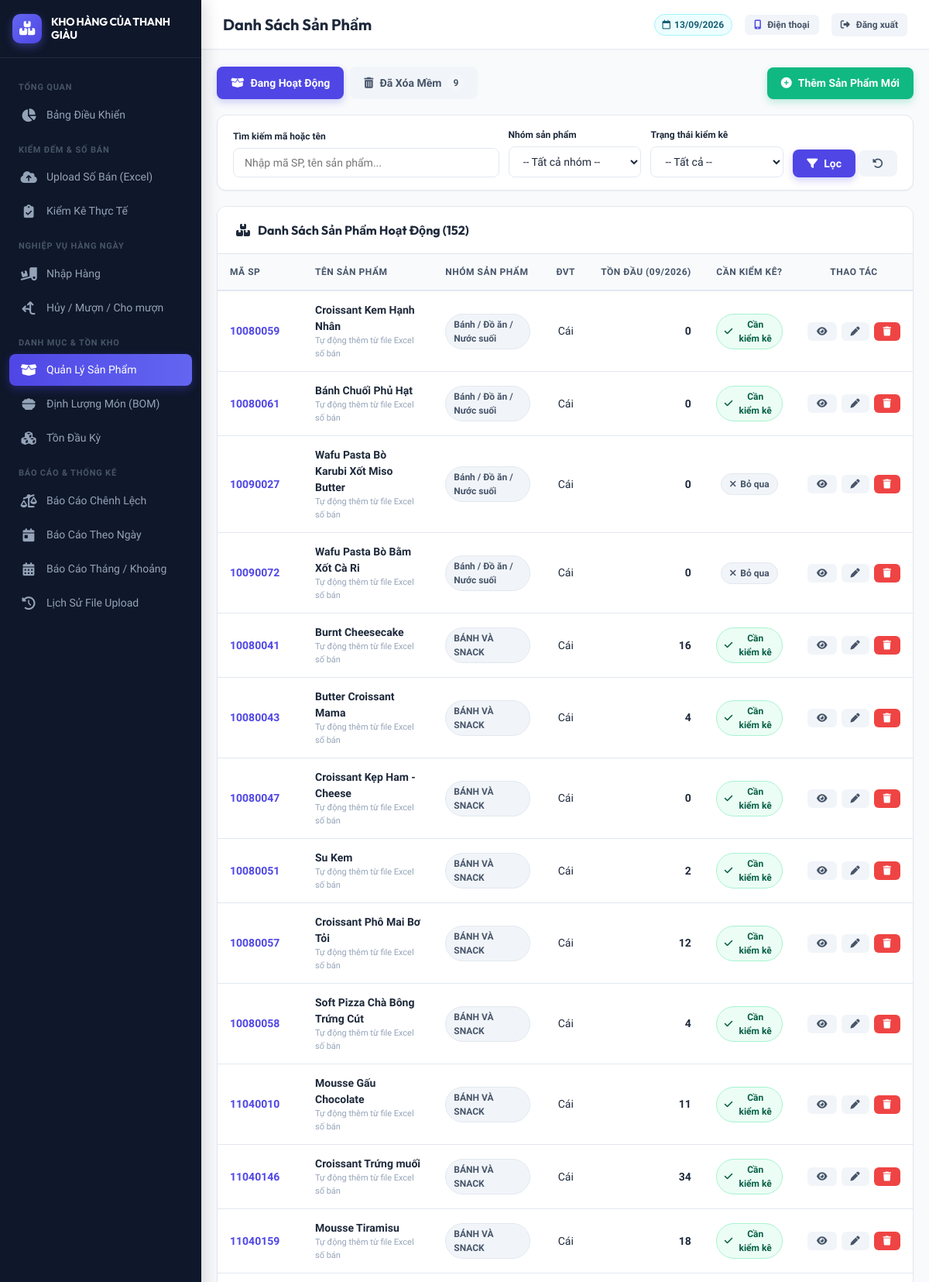
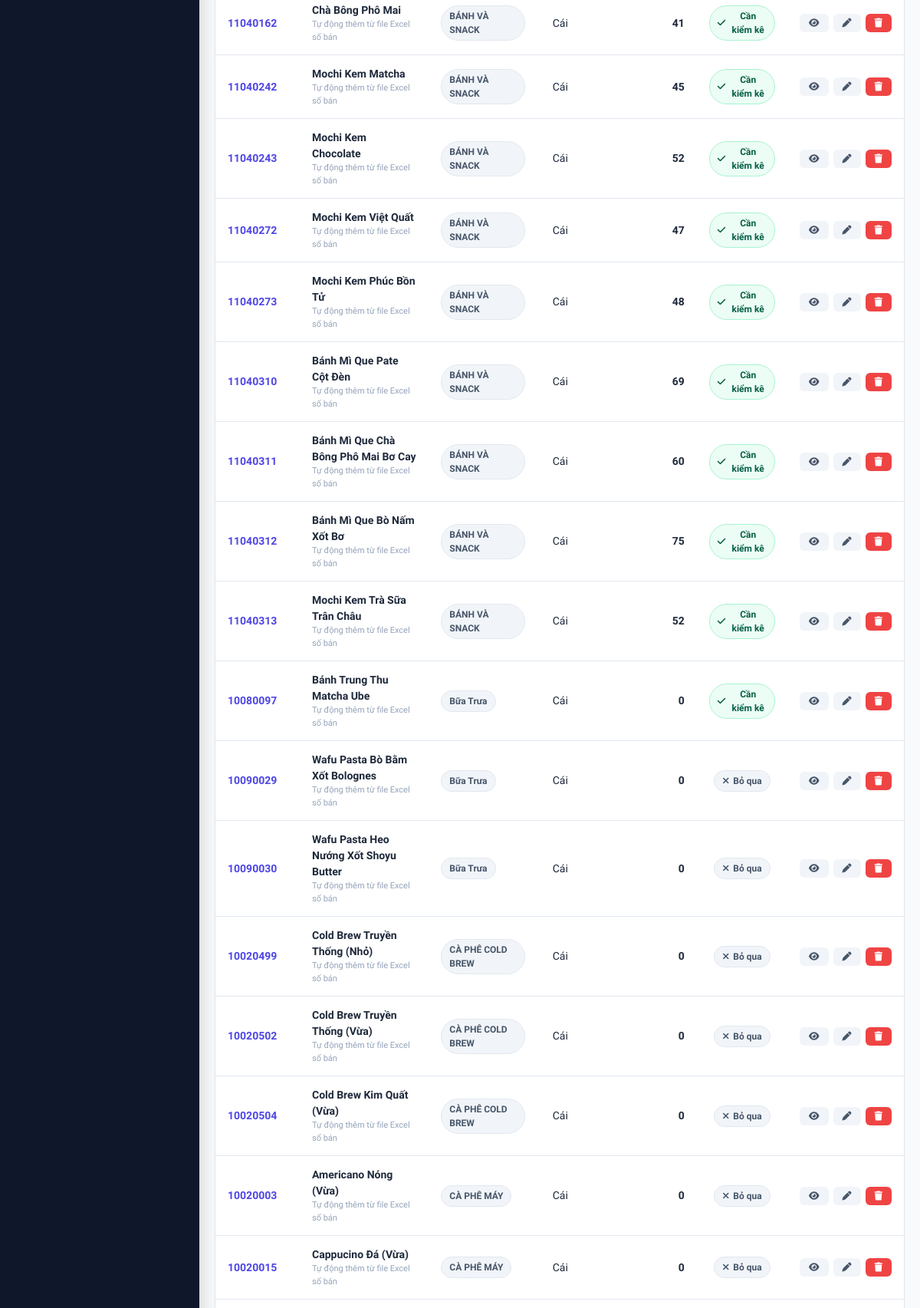
The app's page /sanpham/danh_sach.php (signed in, upper part) with its own data (2 pictures, top to bottom).
### tables this page shows
CREATE TABLE `san_pham` (
  `id` int(11) NOT NULL AUTO_INCREMENT,
  `ma_sp` varchar(50) NOT NULL,
  `ten_sp` varchar(255) NOT NULL,
  `nhom_sp` varchar(100) NOT NULL COMMENT 'B??nh, ????? ??n, N?????c su???i, ????? u???ng pha ch???...',
  `don_vi_tinh` varchar(50) NOT NULL DEFAULT 'C??i',
  `can_kiem_ke` tinyint(1) NOT NULL DEFAULT 1 COMMENT '1: C???n ki???m k??, 0: B??? qua khi ki???m k??',
  `trang_thai` tinyint(1) NOT NULL DEFAULT 1 COMMENT '1: Ho???t ?????ng, 0: ???? x??a m???m',
  `ghi_chu` text DEFAULT NULL,
  `created_at` datetime NOT NULL DEFAULT current_timestamp(),
  `updated_at` datetime DEFAULT NULL ON UPDATE current_timestamp(),
  PRIMARY KEY (`id`),
  UNIQUE KEY `ma_sp` (`ma_sp`),
  KEY `idx_ma_sp` (`ma_sp`),
  KEY `idx_can_kiem_ke` (`can_kiem_ke`),
  KEY `idx_trang_thai` (`trang_thai`)
);

### includes/functions.php (called while the page is built, shortened)
<?php
function formatNumber($number, $decimals = 2) {
    $val = (float)$number;
    if (floor($val) == $val) {
        return number_format($val, 0, ',', '.');
    }
    return rtrim(rtrim(number_format($val, $decimals, ',', '.'), '0'), ',');
}

### sanpham/danh_sach.php (the view, shortened to what this page needs)
<?php
require_once __DIR__ . '/../includes/functions.php';
$db = getDB();
$tab = $_GET['tab'] ?? 'active';
$search = trim($_GET['search'] ?? '');
$where = [];
$params = [];
if ($tab === 'deleted') {
    $where[] = "sp.trang_thai = 0";
} else {
    $where[] = "sp.trang_thai = 1";
}
$whereSql = implode(' AND ', $where);
$sql = "
    SELECT sp.*, COALESCE(td.so_luong, 0) AS ton_dau_hien_tai
    FROM san_pham sp
    LEFT JOIN ton_dau td ON td.san_pham_id = sp.id AND td.ky_kiem_ke = :ky_kiem_ke
    WHERE $whereSql
    ORDER BY sp.nhom_sp ASC, sp.ma_sp ASC
";
$params['ky_kiem_ke'] = date('Y-m');
$stmt = $db->prepare($sql);
$stmt->execute($params);
$sanPhamList = $stmt->fetchAll();
$countDeleted = $db->query("SELECT COUNT(*) FROM san_pham WHERE trang_thai = 0")->fetchColumn();
require_once __DIR__ . '/../import/filter_inventory_products.php';
$stmtInv = $db->query("SELECT id, ma_sp, ten_sp FROM san_pham WHERE can_kiem_ke = 1 AND trang_thai = 1");
$invCleanMap = [];
while ($inv = $stmtInv->fetch()) {
    $cn = mb_strtolower(cleanDishSizeAndPlatform($inv['ten_sp']), 'UTF-8');
    $invCleanMap[$cn] = $inv;
    $invCleanMap[removeVietnameseTonesHelper($cn)] = $inv;
}
include __DIR__ . '/../includes/header.php';
?>
<div style="display: flex; justify-content: space-between; align-items: center; margin-bottom: 20px; flex-wrap: wrap; gap: 12px;">
    <div style="display: flex; gap: 8px;">
        <a href="?tab=active" class="btn <?= $tab === 'active' ? 'btn-primary' : 'btn-secondary' ?>">
            <i class="fa-solid fa-box-open"></i> Đang Hoạt Động
        </a>
        <a href="?tab=deleted" class="btn <?= $tab === 'deleted' ? 'btn-danger' : 'btn-secondary' ?>">
            <i class="fa-solid fa-trash-can"></i> Đã Xóa Mềm
            <?php if ($countDeleted > 0): ?>
                <span class="badge" style="background: rgba(255,255,255,0.25); color: inherit; padding: 2px 7px;"><?= $countDeleted ?></span>
            <?php endif; ?>
        </a>
    </div>
    <a href="<?= BASE_URL ?>/sanpham/them.php" class="btn btn-success">
        <i class="fa-solid fa-circle-plus"></i> Thêm Sản Phẩm Mới
    </a>
</div>
<div class="card" style="margin-bottom: 20px;">
    <div class="card-body" style="padding: 16px 20px;">
        <form method="GET" action="" style="display: flex; gap: 12px; flex-wrap: wrap; align-items: flex-end;">
            <div style="flex: 2; min-width: 200px;">
                <label class="form-label" style="font-size: 12px;">Tìm kiếm mã hoặc tên</label>
                <input type="text" name="search" class="form-control" placeholder="Nhập mã SP, tên sản phẩm..." value="<?= htmlspecialchars($search) ?>">
            </div>
            <div style="flex: 1; min-width: 150px;">
                <label class="form-label" style="font-size: 12px;">Nhóm sản phẩm</label>
                <select name="nhom" class="form-control">
                    <option value="">-- Tất cả nhóm --</option>
                </select>
            </div>
            <div style="flex: 1; min-width: 150px;">
                <label class="form-label" style="font-size: 12px;">Trạng thái kiểm kê</label>
                <select name="kiem_ke" class="form-control">
                    <option value="">-- Tất cả --</option>
                </select>
            </div>
            <div>
                <button type="submit" class="btn btn-primary">
                    <i class="fa-solid fa-filter"></i> Lọc
                </button>
                <a href="?tab=<?= $tab ?>" class="btn btn-secondary">
                    <i class="fa-solid fa-rotate-left"></i>
                </a>
            </div>
        </form>
    </div>
</div>
<div class="card">
    <div class="card-header">
        <h2 class="card-title">
            <i class="fa-solid fa-boxes-stacked"></i>
            <?= $tab === 'deleted' ? 'Danh Sách Sản Phẩm Đã Xóa Mềm' : 'Danh Sách Sản Phẩm Hoạt Động' ?> (<?= count($sanPhamList) ?>)
        </h2>
    </div>
    <div class="card-body" style="padding: 0;">
        <div class="table-responsive">
            <table class="table">
                <thead>
                    <tr>
                        <th style="width: 110px;">Mã SP</th>
                        <th>Tên Sản Phẩm</th>
                        <th>Nhóm Sản Phẩm</th>
                        <th style="text-align: center;">ĐVT</th>
                        <th style="text-align: right;">Tồn Đầu (<?= date('m/Y') ?>)</th>
                        <th style="text-align: center;">Cần Kiểm Kê?</th>
                        <th style="text-align: center; width: 140px;">Thao Tác</th>
                    </tr>
                </thead>
                <tbody>
                    <?php if (empty($sanPhamList)): ?>
                        <tr>
                            <td colspan="7" style="text-align: center; padding: 30px; color: var(--text-muted);">
                                Không tìm thấy sản phẩm nào phù hợp điều kiện lọc.
                            </td>
                        </tr>
                    <?php else: ?>
                        <?php foreach ($sanPhamList as $sp):
                            $isPlt = preg_match('/^(PLT|GRAB|SHOPEE|BAEMIN)\s+/ui', $sp['ten_sp']) || strcasecmp($sp['nhom_sp'], 'Platform') === 0;
                            $cleanName = cleanDishSizeAndPlatform($sp['ten_sp']);
                            $normName = mb_strtolower($cleanName, 'UTF-8');
                            $normNoTone = removeVietnameseTonesHelper($normName);
                            $linkedParent = null;
                            if ($isPlt && (int)$sp['can_kiem_ke'] === 0) {
                                if (isset($invCleanMap[$normName]) && (int)$invCleanMap[$normName]['id'] !== (int)$sp['id']) {
                                    $linkedParent = $invCleanMap[$normName];
                                } elseif (isset($invCleanMap[$normNoTone]) && (int)$invCleanMap[$normNoTone]['id'] !== (int)$sp['id']) {
                                    $linkedParent = $invCleanMap[$normNoTone];
                                }
                            }
                        ?>
                            <tr>
                                <td><strong style="color: var(--primary);"><?= htmlspecialchars($sp['ma_sp']) ?></strong></td>
                                <td>
                                    <div style="font-weight: 600;"><?= htmlspecialchars($sp['ten_sp']) ?></div>
                                    <?php if ($linkedParent): ?>
                                        <div style="font-size: 11px; color: #4338ca; margin-top: 4px; font-weight: 600; background: #eef2ff; padding: 2px 8px; border-radius: 4px; display: inline-flex; align-items: center; gap: 5px; border: 1px solid #c7d2fe;">
                                            <i class="fa-solid fa-code-merge"></i> Tự động gộp số bán vào: <strong>[<?= htmlspecialchars($linkedParent['ma_sp']) ?>] <?= htmlspecialchars($linkedParent['ten_sp']) ?></strong>
                                        </div>
                                    <?php elseif (!empty($sp['ghi_chu'])): ?>
                                        <div style="font-size: 11px; color: var(--text-muted);"><?= htmlspecialchars($sp['ghi_chu']) ?></div>
                                    <?php endif; ?>
                                </td>
                                <td><span class="badge badge-secondary"><?= htmlspecialchars($sp['nhom_sp']) ?></span></td>
                                <td style="text-align: center;"><?= htmlspecialchars($sp['don_vi_tinh']) ?></td>
                                <td style="text-align: right; font-weight: 600;"><?= formatNumber($sp['ton_dau_hien_tai']) ?></td>
                                <td style="text-align: center;">
                                    <?php if ($sp['can_kiem_ke'] == 1): ?>
                                        <span class="badge badge-success"><i class="fa-solid fa-check"></i> Cần kiểm kê</span>
                                    <?php elseif ($linkedParent): ?>
                                        <span class="badge" style="background: #eef2ff; color: #4338ca; border: 1px solid #c7d2fe;" title="Món bán trên app - Số bán sẽ tự động cộng dồn vào món gốc trong kho">
                                            <i class="fa-solid fa-link"></i> Đã gộp kho
                                        </span>
                                    <?php else: ?>
                                        <span class="badge badge-secondary"><i class="fa-solid fa-xmark"></i> Bỏ qua</span>
                                    <?php endif; ?>
                                </td>
                                <td style="text-align: center;">
                                    <?php if ($tab === 'deleted'): ?>
                                        <a href="<?= BASE_URL ?>/sanpham/khoi_phuc.php?id=<?= $sp['id'] ?>" class="btn btn-success btn-sm" onclick="return confirm('Bạn có chắc chắn muốn khôi phục sản phẩm [<?= htmlspecialchars($sp['ma_sp']) ?>] về trạng thái hoạt động?');" title="Khôi phục sản phẩm">
                                            <i class="fa-solid fa-trash-can-arrow-up"></i> Khôi Phục
                                        </a>
                                    <?php else: ?>
                                        <div style="display: inline-flex; gap: 6px;">
                                            <a href="<?= BASE_URL ?>/sanpham/chi_tiet.php?id=<?= $sp['id'] ?>" class="btn btn-secondary btn-sm" title="Lịch sử sản phẩm">
                                                <i class="fa-solid fa-eye"></i>
                                            </a>
                                            <a href="<?= BASE_URL ?>/sanpham/sua.php?id=<?= $sp['id'] ?>" class="btn btn-secondary btn-sm" title="Sửa sản phẩm">
                                                <i class="fa-solid fa-pen"></i>
                                            </a>
                                            <a href="<?= BASE_URL ?>/sanpham/xoa.php?id=<?= $sp['id'] ?>" class="btn btn-danger btn-sm" onclick="return confirm('Bạn có chắc muốn xóa mềm sản phẩm này? Lịch sử số bán và báo cáo cũ vẫn sẽ được giữ nguyên an toàn.');" title="Xóa mềm">
                                                <i class="fa-solid fa-trash"></i>
                                            </a>
                                        </div>
                                    <?php endif; ?>
                                </td>
                            </tr>
                        <?php endforeach; ?>
                    <?php endif; ?>
                </tbody>
            </table>
        </div>
    </div>
</div>
<?php include __DIR__ . '/../includes/footer.php'; ?>

### assets/css/style.css (style rules this page uses)
:root { --primary: #4f46e5; --primary-hover: #4338ca; --primary-light: #eef2ff; --secondary: #64748b; --success: #10b981; --success-light: #ecfdf5; --danger: #ef4444; --danger-light: #fef2f2; --warning: #f59e0b; --warning-light: #fffbeb; --info: #06b6d4; --info-light: #ecfeff; --bg-main: #f8fafc; --bg-card: #ffffff; --bg-sidebar: #0f172a; --sidebar-text: #94a3b8; --sidebar-active: #ffffff; --text-primary: #1e293b; --text-secondary: #64748b; --text-muted: #94a3b8; --border-color: #e2e8f0; --border-radius-sm: 8px; --border-radius: 12px; --border-radius-lg: 16px; --shadow-sm: 0 1px 2px 0 rgba(0, 0, 0, 0.05); --shadow: 0 4px 6px -1px rgba(0, 0, 0, 0.07), 0 2px 4px -2px rgba(0, 0, 0, 0.05); --shadow-md: 0 10px 15px -3px rgba(0, 0, 0, 0.08), 0 4px 6px -4px rgba(0, 0, 0, 0.03); --shadow-lg: 0 20px 25px -5px rgba(0, 0, 0, 0.1), 0 8px 10px -6px rgba(0, 0, 0, 0.05); --font-main: 'Be Vietnam Pro', sans-serif; --font-heading: 'Outfit', 'Be Vietnam Pro', sans-serif; }
* { box-sizing: border-box; margin: 0; padding: 0; }
body { font-family: var(--font-main); background-color: var(--bg-main); color: var(--text-primary); line-height: 1.5; -webkit-font-smoothing: antialiased; }
a { color: var(--primary); text-decoration: none; transition: all 0.2s ease; }
.card { background: var(--bg-card); border: 1px solid var(--border-color); border-radius: var(--border-radius); box-shadow: var(--shadow-sm); margin-bottom: 24px; overflow: hidden; transition: transform 0.2s, box-shadow 0.2s; }
.card-header { padding: 18px 24px; border-bottom: 1px solid var(--border-color); display: flex; align-items: center; justify-content: space-between; background-color: #ffffff; }
.card-title { font-family: var(--font-heading); font-size: 16px; font-weight: 700; color: var(--text-primary); display: flex; align-items: center; gap: 10px; }
.card-body { padding: 24px; }
.btn { display: inline-flex; align-items: center; justify-content: center; gap: 8px; padding: 10px 18px; border-radius: var(--border-radius-sm); font-weight: 600; font-size: 14px; border: none; cursor: pointer; transition: all 0.2s ease; text-decoration: none; font-family: var(--font-main); }
.btn-primary { background-color: var(--primary); color: #fff; box-shadow: 0 4px 10px rgba(79, 70, 229, 0.25); }
.btn-success { background-color: var(--success); color: #fff; box-shadow: 0 4px 10px rgba(16, 185, 129, 0.25); }
.btn-danger { background-color: var(--danger); color: #fff; }
.btn-secondary { background-color: #f1f5f9; color: #475569; }
.btn-sm { padding: 6px 12px; font-size: 12px; border-radius: 6px; }
.badge { display: inline-flex; align-items: center; gap: 5px; padding: 4px 10px; border-radius: 9999px; font-size: 12px; font-weight: 600; }
.badge-success { background-color: var(--success-light); color: #065f46; border: 1px solid #a7f3d0; }
.badge-secondary { background-color: #f1f5f9; color: #475569; border: 1px solid #e2e8f0; }
.table-responsive { width: 100%; overflow-x: auto; -webkit-overflow-scrolling: touch; }
.table { width: 100%; border-collapse: collapse; font-size: 14px; text-align: left; }
.table th { background-color: #f8fafc; color: #475569; font-weight: 700; font-size: 12px; text-transform: uppercase; letter-spacing: 0.5px; padding: 14px 16px; border-bottom: 2px solid var(--border-color); white-space: nowrap; }
.table td { padding: 14px 16px; border-bottom: 1px solid var(--border-color); vertical-align: middle; }
.form-label { display: block; margin-bottom: 6px; font-weight: 600; font-size: 13px; color: var(--text-primary); }
.form-control { width: 100%; padding: 10px 14px; border: 1px solid var(--border-color); border-radius: var(--border-radius-sm); font-family: var(--font-main); font-size: 14px; background-color: #ffffff; color: var(--text-primary); transition: all 0.2s ease; }

### records on screen
san_pham: ma_sp "10080059", ten_sp "Croissant Kem Hạnh Nhân", ghi_chu "Tự động thêm từ file Excel số bán", nhom_sp "Bánh / Đồ ăn / Nước suối", don_vi_tinh "Cái", ton_dau_hien_tai "0", can_kiem_ke 1 (drawn)
san_pham: ma_sp "10080061", ten_sp "Bánh Chuối Phủ Hạt", ghi_chu "Tự động thêm từ file Excel số bán", nhom_sp "Bánh / Đồ ăn / Nước suối", don_vi_tinh "Cái", ton_dau_hien_tai "0", can_kiem_ke 1 (drawn)
san_pham: ma_sp "10090027", ten_sp "Wafu Pasta Bò Karubi Xốt Miso Butter", ghi_chu "Tự động thêm từ file Excel số bán", nhom_sp "Bánh / Đồ ăn / Nước suối", don_vi_tinh "Cái", ton_dau_hien_tai "0", can_kiem_ke 0 (drawn)
san_pham: ma_sp "10090072", ten_sp "Wafu Pasta Bò Bằm Xốt Cà Ri", ghi_chu "Tự động thêm từ file Excel số bán", nhom_sp "Bánh / Đồ ăn / Nước suối", don_vi_tinh "Cái", ton_dau_hien_tai "0", can_kiem_ke 0 (drawn)
san_pham: ma_sp "10080041", ten_sp "Burnt Cheesecake", ghi_chu "Tự động thêm từ file Excel số bán", nhom_sp "BÁNH VÀ SNACK", don_vi_tinh "Cái", ton_dau_hien_tai "16", can_kiem_ke 1 (drawn)
san_pham: ma_sp "10080043", ten_sp "Butter Croissant Mama", ghi_chu "Tự động thêm từ file Excel số bán", nhom_sp "BÁNH VÀ SNACK", don_vi_tinh "Cái", ton_dau_hien_tai "4", can_kiem_ke 1 (drawn)
san_pham: ma_sp "10080047", ten_sp "Croissant Kẹp Ham - Cheese", ghi_chu "Tự động thêm từ file Excel số bán", nhom_sp "BÁNH VÀ SNACK", don_vi_tinh "Cái", ton_dau_hien_tai "0", can_kiem_ke 1 (drawn)
san_pham: ma_sp "10080051", ten_sp "Su Kem", ghi_chu "Tự động thêm từ file Excel số bán", nhom_sp "BÁNH VÀ SNACK", don_vi_tinh "Cái", ton_dau_hien_tai "2", can_kiem_ke 1 (drawn)
san_pham: ma_sp "10080057", ten_sp "Croissant Phô Mai Bơ Tỏi", ghi_chu "Tự động thêm từ file Excel số bán", nhom_sp "BÁNH VÀ SNACK", don_vi_tinh "Cái", ton_dau_hien_tai "12", can_kiem_ke 1 (drawn)
san_pham: ma_sp "10080058", ten_sp "Soft Pizza Chà Bông Trứng Cút", ghi_chu "Tự động thêm từ file Excel số bán", nhom_sp "BÁNH VÀ SNACK", don_vi_tinh "Cái", ton_dau_hien_tai "4", can_kiem_ke 1 (drawn)
san_pham: ma_sp "11040010", ten_sp "Mousse Gấu Chocolate", ghi_chu "Tự động thêm từ file Excel số bán", nhom_sp "BÁNH VÀ SNACK", don_vi_tinh "Cái", ton_dau_hien_tai "11", can_kiem_ke 1 (drawn)
san_pham: ma_sp "11040146", ten_sp "Croissant Trứng muối", ghi_chu "Tự động thêm từ file Excel số bán", nhom_sp "BÁNH VÀ SNACK", don_vi_tinh "Cái", ton_dau_hien_tai "34", can_kiem_ke 1 (drawn)
san_pham: ma_sp "11040159", ten_sp "Mousse Tiramisu", ghi_chu "Tự động thêm từ file Excel số bán", nhom_sp "BÁNH VÀ SNACK", don_vi_tinh "Cái", ton_dau_hien_tai "18", can_kiem_ke 1 (drawn)
san_pham: ma_sp "11040162", ten_sp "Chà Bông Phô Mai", ghi_chu "Tự động thêm từ file Excel số bán", nhom_sp "BÁNH VÀ SNACK", don_vi_tinh "Cái", ton_dau_hien_tai "41", can_kiem_ke 1 (drawn)
san_pham: ma_sp "11040242", ten_sp "Mochi Kem Matcha", ghi_chu "Tự động thêm từ file Excel số bán", nhom_sp "BÁNH VÀ SNACK", don_vi_tinh "Cái", ton_dau_hien_tai "45", can_kiem_ke 1 (drawn)
san_pham: ma_sp "11040243", ten_sp "Mochi Kem Chocolate", ghi_chu "Tự động thêm từ file Excel số bán", nhom_sp "BÁNH VÀ SNACK", don_vi_tinh "Cái", ton_dau_hien_tai "52", can_kiem_ke 1 (drawn)
san_pham: ma_sp "11040272", ten_sp "Mochi Kem Việt Quất", ghi_chu "Tự động thêm từ file Excel số bán", nhom_sp "BÁNH VÀ SNACK", don_vi_tinh "Cái", ton_dau_hien_tai "47", can_kiem_ke 1 (drawn)
san_pham: ma_sp "11040273", ten_sp "Mochi Kem Phúc Bồn Tử", ghi_chu "Tự động thêm từ file Excel số bán", nhom_sp "BÁNH VÀ SNACK", don_vi_tinh "Cái", ton_dau_hien_tai "48", can_kiem_ke 1 (drawn)
san_pham: ma_sp "11040310", ten_sp "Bánh Mì Que Pate Cột Đèn", ghi_chu "Tự động thêm từ file Excel số bán", nhom_sp "BÁNH VÀ SNACK", don_vi_tinh "Cái", ton_dau_hien_tai "69", can_kiem_ke 1 (drawn)
san_pham: ma_sp "11040311", ten_sp "Bánh Mì Que Chà Bông Phô Mai Bơ Cay", ghi_chu "Tự động thêm từ file Excel số bán", nhom_sp "BÁNH VÀ SNACK", don_vi_tinh "Cái", ton_dau_hien_tai "60", can_kiem_ke 1 (drawn)
san_pham: ma_sp "11040312", ten_sp "Bánh Mì Que Bò Nấm Xốt Bơ", ghi_chu "Tự động thêm từ file Excel số bán", nhom_sp "BÁNH VÀ SNACK", don_vi_tinh "Cái", ton_dau_hien_tai "75", can_kiem_ke 1 (drawn)
san_pham: ma_sp "11040313", ten_sp "Mochi Kem Trà Sữa Trân Châu", ghi_chu "Tự động thêm từ file Excel số bán", nhom_sp "BÁNH VÀ SNACK", don_vi_tinh "Cái", ton_dau_hien_tai "52", can_kiem_ke 1 (drawn)
san_pham: ma_sp "10080097", ten_sp "Bánh Trung Thu Matcha Ube", ghi_chu "Tự động thêm từ file Excel số bán", nhom_sp "Bữa Trưa", don_vi_tinh "Cái", ton_dau_hien_tai "0", can_kiem_ke 1 (drawn)
san_pham: ma_sp "10090029", ten_sp "Wafu Pasta Bò Bằm Xốt Bolognes", ghi_chu "Tự động thêm từ file Excel số bán", nhom_sp "Bữa Trưa", don_vi_tinh "Cái", ton_dau_hien_tai "0", can_kiem_ke 0 (drawn)
san_pham: ma_sp "10090030", ten_sp "Wafu Pasta Heo Nướng Xốt Shoyu Butter", ghi_chu "Tự động thêm từ file Excel số bán", nhom_sp "Bữa Trưa", don_vi_tinh "Cái", ton_dau_hien_tai "0", can_kiem_ke 0 (drawn)
san_pham: ma_sp "10020499", ten_sp "Cold Brew Truyền Thống (Nhỏ)", ghi_chu "Tự động thêm từ file Excel số bán", nhom_sp "CÀ PHÊ COLD BREW", don_vi_tinh "Cái", ton_dau_hien_tai "0", can_kiem_ke 0 (drawn)
san_pham: ma_sp "10020502", ten_sp "Cold Brew Truyền Thống (Vừa)", ghi_chu "Tự động thêm từ file Excel số bán", nhom_sp "CÀ PHÊ COLD BREW", don_vi_tinh "Cái", ton_dau_hien_tai "0", can_kiem_ke 0 (drawn)
san_pham: ma_sp "10020504", ten_sp "Cold Brew Kim Quất (Vừa)", ghi_chu "Tự động thêm từ file Excel số bán", nhom_sp "CÀ PHÊ COLD BREW", don_vi_tinh "Cái", ton_dau_hien_tai "0", can_kiem_ke 0 (drawn)
san_pham: ma_sp "10020003", ten_sp "Americano Nóng (Vừa)", ghi_chu "Tự động thêm từ file Excel số bán", nhom_sp "CÀ PHÊ MÁY", don_vi_tinh "Cái", ton_dau_hien_tai "0", can_kiem_ke 0 (drawn)
san_pham: ma_sp "10020015", ten_sp "Cappucino Đá (Vừa)", ghi_chu "Tự động thêm từ file Excel số bán", nhom_sp "CÀ PHÊ MÁY", don_vi_tinh "Cái", ton_dau_hien_tai "0", can_kiem_ke 0 (drawn)

### other values on screen
$pageTitle "Danh Sách Sản Phẩm"
$countDeleted "9"
count($sanPhamList) "152"
